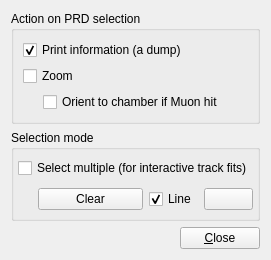
<ui version="4.0" >
 <class>PRDSysSettingsInteractionsForm</class>
 <widget class="QWidget" name="PRDSysSettingsInteractionsForm" >
  <property name="geometry" >
   <rect>
    <x>0</x>
    <y>0</y>
    <width>256</width>
    <height>260</height>
   </rect>
  </property>
  <property name="windowTitle" >
   <string>Form</string>
  </property>
  <layout class="QVBoxLayout" name="verticalLayout_4" >
   <item>
    <widget class="QGroupBox" name="groupBox" >
     <property name="title" >
      <string>Action on PRD selection</string>
     </property>
     <layout class="QVBoxLayout" name="verticalLayout_2" >
      <item>
       <layout class="QVBoxLayout" >
        <property name="spacing" >
         <number>-1</number>
        </property>
        <item>
         <widget class="QCheckBox" name="checkBox_printinfo" >
          <property name="text" >
           <string>Print information (a dump)</string>
          </property>
          <property name="checked" >
           <bool>true</bool>
          </property>
         </widget>
        </item>
       </layout>
      </item>
      <item>
       <layout class="QVBoxLayout" name="verticalLayout" >
        <item>
         <widget class="QCheckBox" name="checkBox_zoom" >
          <property name="text" >
           <string>Zoom</string>
          </property>
         </widget>
        </item>
        <item>
         <layout class="QHBoxLayout" name="_2" >
          <item>
           <spacer>
            <property name="orientation" >
             <enum>Qt::Horizontal</enum>
            </property>
            <property name="sizeType" >
             <enum>QSizePolicy::Fixed</enum>
            </property>
            <property name="sizeHint" stdset="0" >
             <size>
              <width>20</width>
              <height>20</height>
             </size>
            </property>
           </spacer>
          </item>
          <item>
           <widget class="QCheckBox" name="checkBox_zoom_orientToMuonChamber" >
            <property name="text" >
             <string>Orient to chamber if Muon hit</string>
            </property>
           </widget>
          </item>
         </layout>
        </item>
       </layout>
      </item>
     </layout>
    </widget>
   </item>
   <item>
    <widget class="QGroupBox" name="groupBox_selectionMode" >
     <property name="title" >
      <string>Selection mode</string>
     </property>
     <layout class="QVBoxLayout" name="verticalLayout_3" >
      <property name="margin" >
       <number>4</number>
      </property>
      <item>
       <widget class="QCheckBox" name="checkBox_selModeMultiple" >
        <property name="text" >
         <string>Select multiple (for interactive track fits)</string>
        </property>
       </widget>
      </item>
      <item>
       <layout class="QHBoxLayout" name="horizontalLayout_2" >
        <item>
         <spacer name="horizontalSpacer" >
          <property name="orientation" >
           <enum>Qt::Horizontal</enum>
          </property>
          <property name="sizeType" >
           <enum>QSizePolicy::Fixed</enum>
          </property>
          <property name="sizeHint" stdset="0" >
           <size>
            <width>20</width>
            <height>10</height>
           </size>
          </property>
         </spacer>
        </item>
        <item>
         <widget class="QPushButton" name="pushButton_clearSelection" >
          <property name="text" >
           <string>Clear</string>
          </property>
         </widget>
        </item>
        <item>
         <layout class="QHBoxLayout" name="horizontalLayout" >
          <item>
           <widget class="QCheckBox" name="checkBox_showSelectionLine" >
            <property name="text" >
             <string>Line</string>
            </property>
            <property name="checked" >
             <bool>true</bool>
            </property>
           </widget>
          </item>
          <item>
           <widget class="VP1MaterialButton" name="matButton_multiselline" >
            <property name="text" >
             <string/>
            </property>
           </widget>
          </item>
         </layout>
        </item>
       </layout>
      </item>
     </layout>
    </widget>
   </item>
   <item>
    <layout class="QHBoxLayout" >
     <property name="spacing" >
      <number>0</number>
     </property>
     <item>
      <spacer>
       <property name="orientation" >
        <enum>Qt::Horizontal</enum>
       </property>
       <property name="sizeHint" stdset="0" >
        <size>
         <width>40</width>
         <height>20</height>
        </size>
       </property>
      </spacer>
     </item>
     <item>
      <widget class="QPushButton" name="pushButton_close" >
       <property name="text" >
        <string>&amp;Close</string>
       </property>
      </widget>
     </item>
    </layout>
   </item>
  </layout>
 </widget>
 <customwidgets>
  <customwidget>
   <class>VP1MaterialButton</class>
   <extends>QPushButton</extends>
   <header>VP1Base/VP1MaterialButton.h</header>
  </customwidget>
 </customwidgets>
 <resources/>
 <connections/>
</ui>
